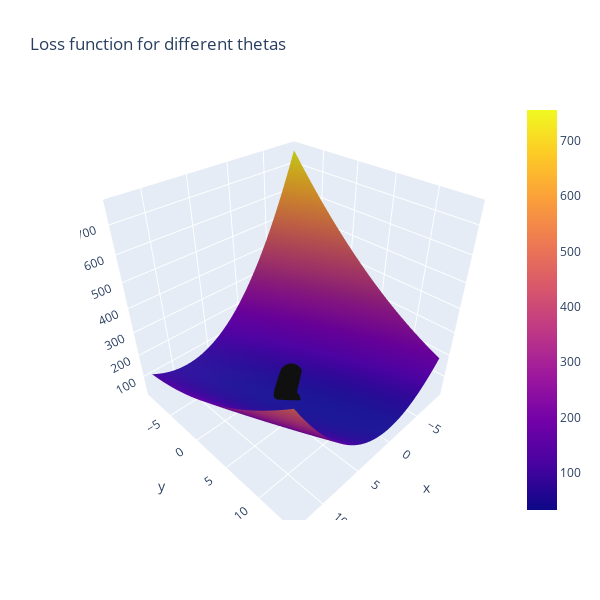

Notebook code for this chart:
### Code cell
#Here is the same figure as above, with the line the loss function takes toward the minimum.

#X = Theta0
#Y - Theta1
#Z = Loss
#black line = path of loss function over the iterations.
#Find where it is closest to 0 in X and Y!

#you can click/hold in the graph below to rotate!

line_marker = dict(color='#101010', width=2)
fig = go.Figure()
fig.add_surface(x=theta1_vals, y=theta0_vals, z=J_vals)
fig.add_scatter3d(x=theta1_history, y=theta0_history, z=J_history, line=line_marker, name='')
#The below line adds a graph of just the loss over iterations in a 2D plane
plt.plot(theta0_history, theta1_history, 'r+');
fig.update_layout(title='Loss function for different thetas', autosize=True,
                  width=600, height=600, xaxis_title='theta0', 
                 yaxis_title='theta1')
fig.show()
